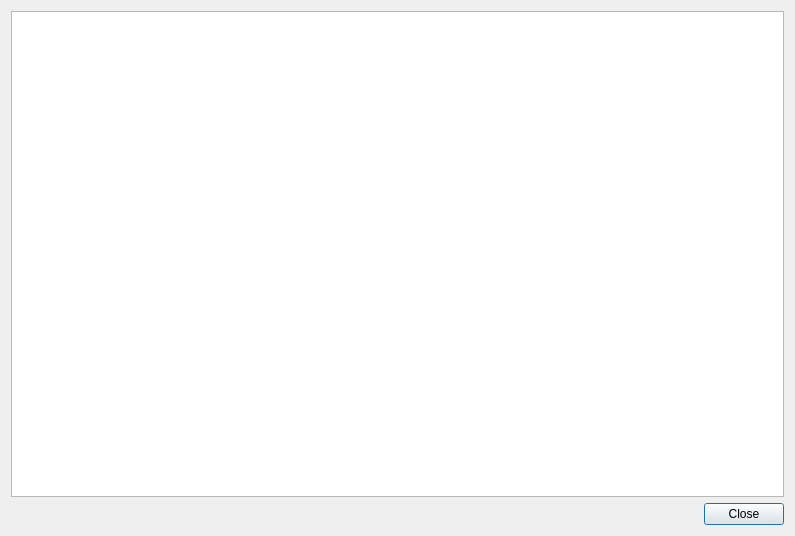
<?xml version="1.0" encoding="UTF-8"?>
<ui version="4.0">
 <class>donatorsDialog</class>
 <widget class="QDialog" name="donatorsDialog">
  <property name="geometry">
   <rect>
    <x>0</x>
    <y>0</y>
    <width>795</width>
    <height>536</height>
   </rect>
  </property>
  <property name="windowTitle">
   <string>List of Contributors</string>
  </property>
  <property name="windowIcon">
   <iconset resource="eepe.qrc">
    <normaloff>:/icon.png</normaloff>:/icon.png</iconset>
  </property>
  <layout class="QGridLayout" name="gridLayout">
   <item row="1" column="0">
    <widget class="QDialogButtonBox" name="buttonBox">
     <property name="orientation">
      <enum>Qt::Horizontal</enum>
     </property>
     <property name="standardButtons">
      <set>QDialogButtonBox::Close</set>
     </property>
    </widget>
   </item>
   <item row="0" column="0">
    <widget class="QPlainTextEdit" name="plainTextEdit">
     <property name="readOnly">
      <bool>true</bool>
     </property>
    </widget>
   </item>
  </layout>
 </widget>
 <resources>
  <include location="eepe.qrc"/>
 </resources>
 <connections>
  <connection>
   <sender>buttonBox</sender>
   <signal>accepted()</signal>
   <receiver>donatorsDialog</receiver>
   <slot>accept()</slot>
   <hints>
    <hint type="sourcelabel">
     <x>248</x>
     <y>254</y>
    </hint>
    <hint type="destinationlabel">
     <x>157</x>
     <y>274</y>
    </hint>
   </hints>
  </connection>
  <connection>
   <sender>buttonBox</sender>
   <signal>rejected()</signal>
   <receiver>donatorsDialog</receiver>
   <slot>reject()</slot>
   <hints>
    <hint type="sourcelabel">
     <x>316</x>
     <y>260</y>
    </hint>
    <hint type="destinationlabel">
     <x>286</x>
     <y>274</y>
    </hint>
   </hints>
  </connection>
 </connections>
</ui>
